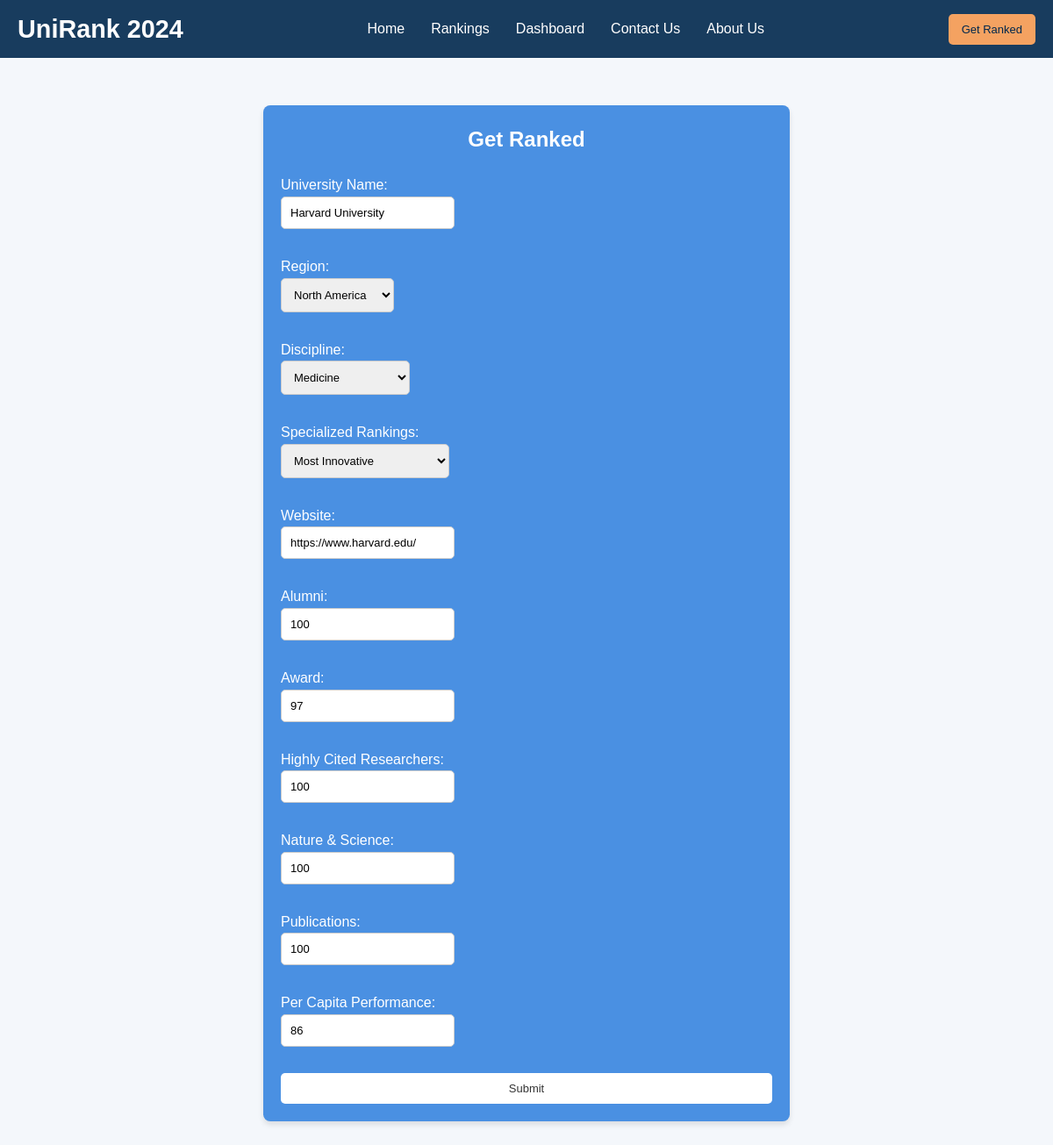
Screenshot of /edit/1 with the database file from the repository.
### models/rankings.py (models this page shows)
class University(db.Model):
    __tablename__ = 'universities'
    id = db.Column(db.Integer, primary_key=True)
    name = db.Column(db.String(100), nullable=False)
    region = db.Column(db.String(50), nullable=False)
    discipline = db.Column(db.String(50), nullable=False)
    specialized_rankings = db.Column(db.String(100), nullable=False)
    website = db.Column(db.String(255), nullable=False)
    alumni = db.Column(db.Integer, nullable=False)
    award = db.Column(db.Integer, nullable=False)
    hici = db.Column(db.Integer, nullable=False)
    n_s = db.Column(db.Integer, nullable=False)
    pub = db.Column(db.Integer, nullable=False)
    pcp = db.Column(db.Integer, nullable=False)
    total = db.Column(db.Integer, nullable=False)

### app.py (the view)
@flask_app.route('/edit/<int:id>')
def edit_university(id):
    university = University.query.get(id)
    if not university:
        return "Record not found", 404
    return render_template('get_ranked.html', record=university)

### templates/get_ranked.html (shortened to what this page needs)
{% extends 'base.html' %}
{% block content %}
<html lang="en">
<head>
</head>
<body>
    <div class="container">
        <h1>Get Ranked</h1>
        <form action="/submit" method="POST">
            <div class="form-group">
                <label for="name">University Name:</label>
                <input type="text" id="name" name="name" value="{{ record.name if record else '' }}" required>
            </div>
            <div class="form-group">
                <label for="region">Region:</label>
                <select id="region" name="region" required>
                    <option value="north-america" {% if record and record.region =="north-america" %}selected{% endif %}>North America</option>
                </select>
            </div>
            <div class="form-group">
                <label for="discipline">Discipline:</label>
                <select id="discipline" name="discipline" required>
                    <option value="medicine" {% if record and record.discipline =="medicine" %}selected{% endif %}>Medicine</option>
                </select>
            </div>
            <div class="form-group">
                <label for="specialized_rankings">Specialized Rankings:</label>
                <select id="specialized_rankings" name="specialized_rankings" required>
                    <option value="most-innovative" {% if record and record.specialized_rankings =="most-innovative" %}selected{% endif %}>Most Innovative</option>
                </select>
            </div>
            <div class="form-group">
                <label for="website">Website:</label>
                <input type="url" id="website" name="website" value="{{ record.website if record else '' }}" required>
            </div>
            <div class="form-group">
                <label for="alumni">Alumni:</label>
                <input type="number" id="alumni" name="alumni" value="{{ record.alumni if record else '' }}" required>
            </div>
            <div class="form-group">
                <label for="award">Award:</label>
                <input type="number" id="award" name="award" value="{{ record.award if record else '' }}" required>
            </div>
            <div class="form-group">
                <label for="hici">Highly Cited Researchers:</label>
                <input type="number" id="hici" name="hici" value="{{ record.hici if record else '' }}" required>
            </div>
            <div class="form-group">
                <label for="n_s">Nature & Science:</label>
                <input type="number" id="n_s" name="n_s" value="{{ record.n_s if record else '' }}" required>
            </div>
            <div class="form-group">
                <label for="pub">Publications:</label>
                <input type="number" id="pub" name="pub" value="{{ record.pub if record else '' }}" required>
            </div>
            <div class="form-group">
                <label for="pcp">Per Capita Performance:</label>
                <input type="number" id="pcp" name="pcp" value="{{ record.pcp if record else '' }}" required>
            </div>
            <button type="submit">Submit</button>
        </form>
    </div>
</body>
</html>
{% endblock %}

### templates/base.html (style rules this page uses)
* { margin: 0; padding: 0; box-sizing: border-box; }
body { font-family: 'Arial', sans-serif; line-height: 1.6; color: #333; background: #f9f9f9; overflow-x: hidden; }

### templates/get_ranked.html (style rules this page uses)
body { font-family: Arial, sans-serif; background-color: #f4f7fb; margin: 0; padding: 0; }
.container { max-width: 600px; margin: 50px auto; background-color: #4A90E2; padding: 20px; box-shadow: 0 4px 6px rgba(0, 0, 0, 0.1); border-radius: 8px; }
h1 { font-size: 24px; text-align: center; color: #ffffff; margin-bottom: 20px; }
form { display: flex; flex-direction: column; gap: 15px; }
label { font-size: 16px; color: #ffffff; display: block; }
input, select, button { padding: 10px; font-size: 13px; border: 1px solid #ccc; border-radius: 5px; box-sizing: border-box; }
button { background-color: #ffffff; color: #333; border: none; cursor: pointer; transition: background-color 0.3s; }
.form-group { margin-bottom: 15px; }

### rows the page displays
University: name "Harvard University", region "North America", discipline "Medicine", specialized_rankings "Most Innovative", website "https://www.harvard.edu/", alumni "100", award "97", hici "100", n_s "100", pub "100", pcp "86"
